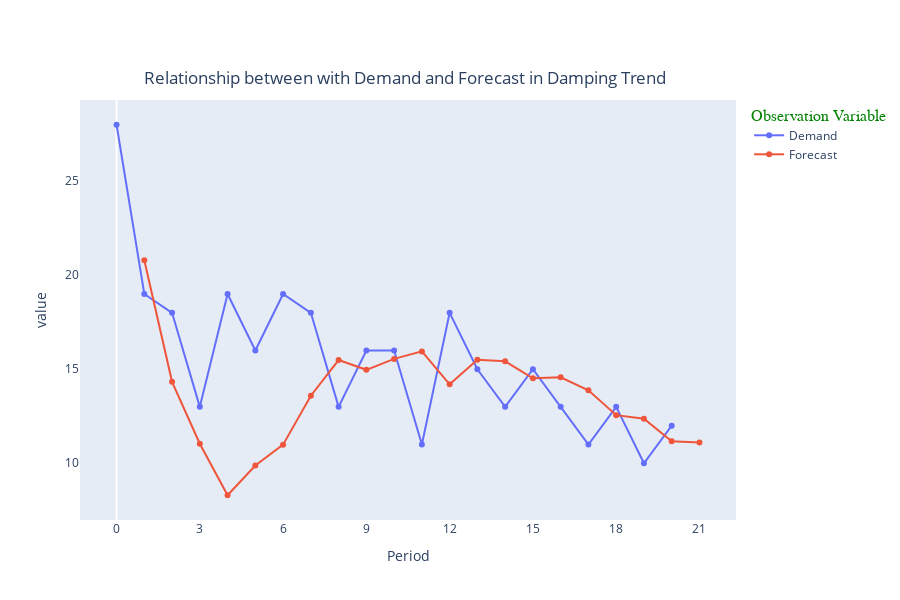

Write notebook code for a chart like this one.
### Code cell
fig = px.line(
    df_double_dam_1,
    y = ['Demand','Forecast'],
    title = "Relationship between with Demand and Forecast in Damping Trend",
    # hover_name='Period'
)

fig.update_layout(
    legend_title = {
        'text':'Observation Variable',
        'font_family':'Comic Sans',
        'font_size':16,
        'font_color':'green'
    },
    hovermode = 'x unified',
    title = {
        'x':0.45,
        'y':0.88,
        'xanchor':'center'
    },
    width = 900,
    height = 600
)

fig.update_traces(
    mode = 'markers+lines',
    hovertemplate = None
)

fig.update_xaxes(
    title = 'Period',
    showgrid = False,
    dtick = 3
)

fig.update_yaxes(
    showgrid = False
)

### Figure 1 — Plotly figure (JSON) as saved in the notebook; plotly's stock layout.template omitted (floating-point values rounded to 4 significant figures)
{"data": [{"legendgroup": "Demand", "line": {"color": "#636efa", "dash": "solid"}, "marker": {"symbol": "circle"}, "mode": "markers+lines", "name": "Demand", "orientation": "v", "showlegend": true, "type": "scatter", "x": [0, 1, 2, 3, 4, 5, 6, 7, 8, 9, 10, 11, 12, 13, 14, 15, 16, 17, 18, 19, 20, 21], "xaxis": "x", "y": [28, 19, 18, 13, 19, 16, 19, 18, 13, 16, 16, 11, 18, 15, 13, 15, 13, 11, 13, 10, 12, null], "yaxis": "y"}, {"legendgroup": "Forecast", "line": {"color": "#EF553B", "dash": "solid"}, "marker": {"symbol": "circle"}, "mode": "markers+lines", "name": "Forecast", "orientation": "v", "showlegend": true, "type": "scatter", "x": [0, 1, 2, 3, 4, 5, 6, 7, 8, 9, 10, 11, 12, 13, 14, 15, 16, 17, 18, 19, 20, 21], "xaxis": "x", "y": [null, 20.8, 14.33, 11.04, 8.3, 9.88, 10.99, 13.59, 15.49, 14.97, 15.55, 15.95, 14.2, 15.5, 15.42, 14.52, 14.57, 13.88, 12.56, 12.37, 11.17, 11.11], "yaxis": "y"}], "layout": {"height": 600, "hovermode": "x unified", "legend": {"title": {"font": {"color": "green", "family": "Comic Sans", "size": 16}, "text": "Observation Variable"}, "tracegroupgap": 0}, "title": {"text": "Relationship between with Demand and Forecast in Damping Trend", "x": 0.45, "xanchor": "center", "y": 0.88}, "width": 900, "xaxis": {"anchor": "y", "domain": [0, 1], "dtick": 3, "showgrid": false, "title": {"text": "Period"}}, "yaxis": {"anchor": "x", "domain": [0, 1], "showgrid": false, "title": {"text": "value"}}}}
